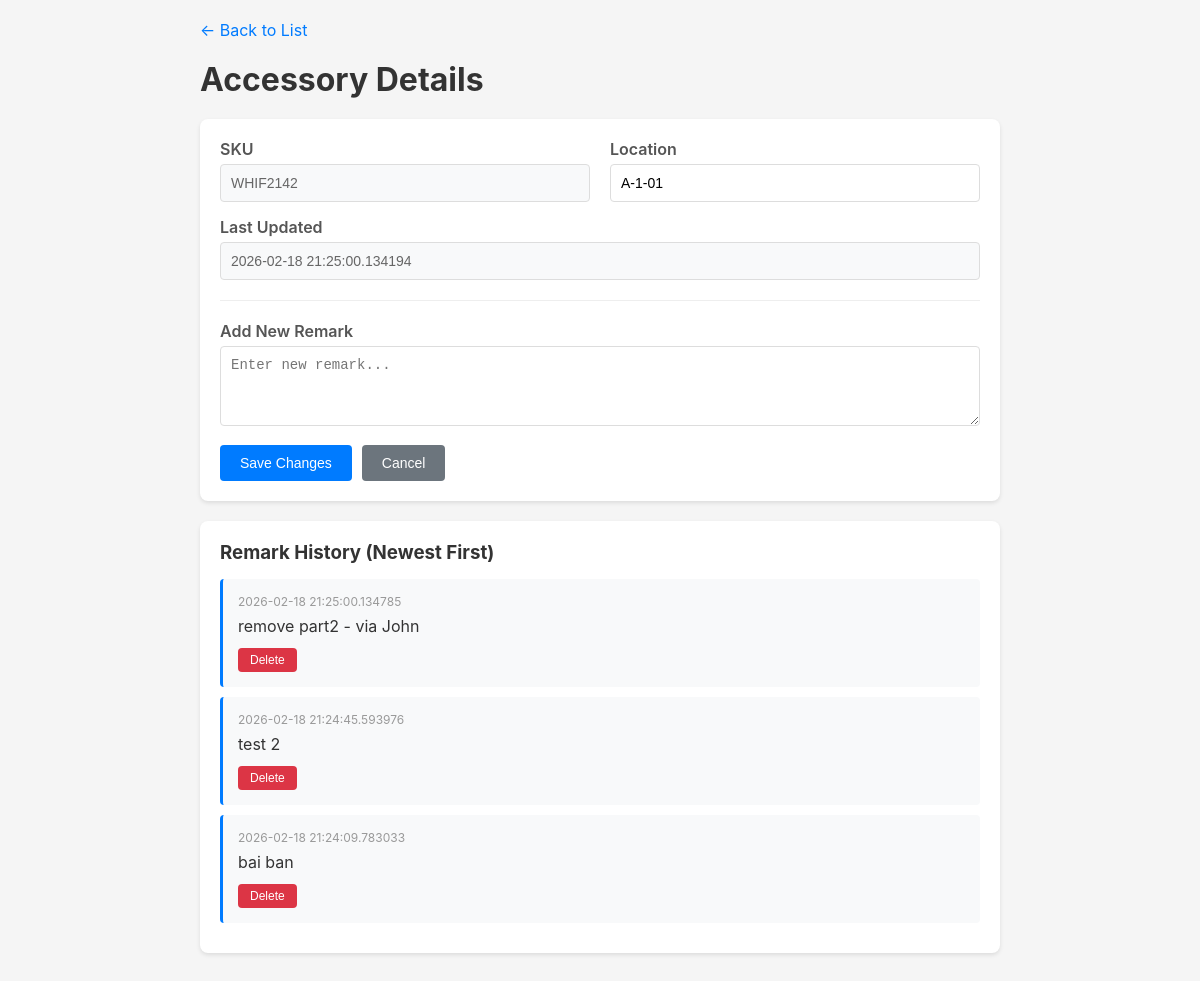
Page /detail/1 on the earlier database version.
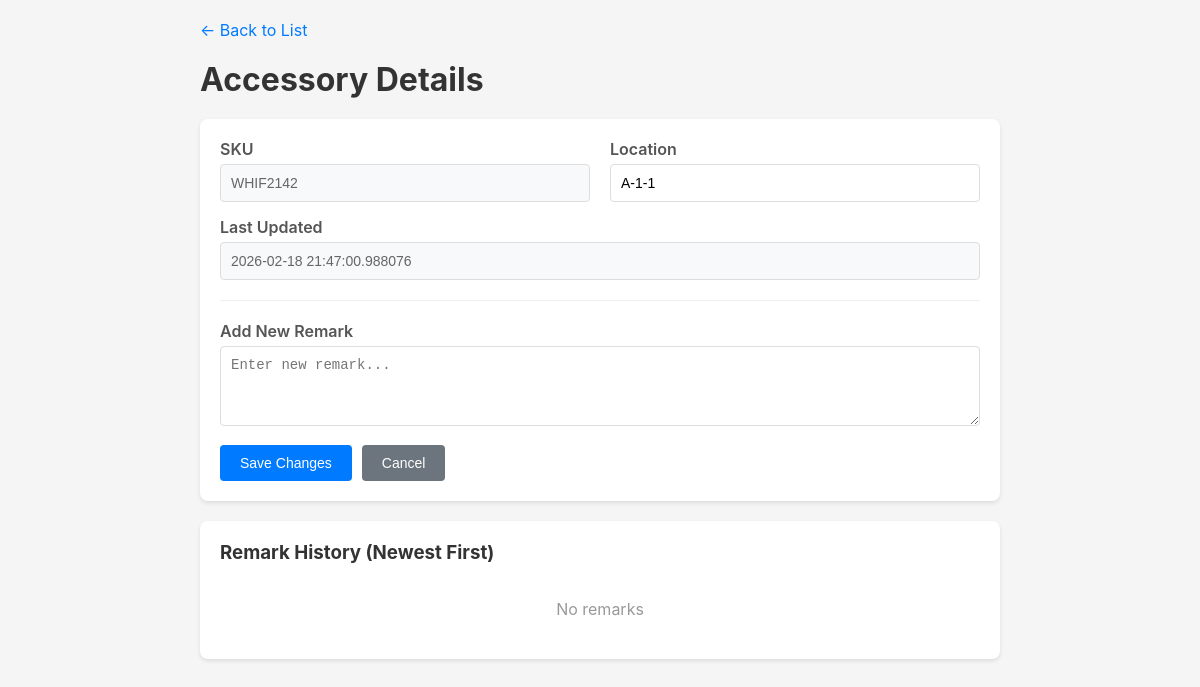
Same page on the later database version.
### tables this page shows
CREATE TABLE accessories (
            id INTEGER PRIMARY KEY AUTOINCREMENT,
            sku TEXT NOT NULL,
            location TEXT NOT NULL,
            updated_at TIMESTAMP DEFAULT CURRENT_TIMESTAMP
        );

CREATE TABLE remarks (
            id INTEGER PRIMARY KEY AUTOINCREMENT,
            accessory_id INTEGER NOT NULL,
            content TEXT NOT NULL,
            created_at TIMESTAMP DEFAULT CURRENT_TIMESTAMP,
            FOREIGN KEY (accessory_id) REFERENCES accessories(id) ON DELETE CASCADE
        );

### app.py (the view)
@app.route("/detail/<int:id>")
def detail(id):
    conn = get_db()
    cursor = conn.cursor()
    cursor.execute("SELECT * FROM accessories WHERE id = ?", (id,))
    accessory = cursor.fetchone()
    if not accessory:
        conn.close()
        return "Accessory not found", 404
    cursor.execute(
        """
        SELECT * FROM remarks
        WHERE accessory_id = ?
        ORDER BY created_at DESC
    """,
        (id,),
    )
    remarks = []
    for row in cursor.fetchall():
        remarks.append(
            {
                "id": row["id"],
                "content": row["content"],
                "created_at": row["created_at"],
            }
        )
    conn.close()
    return render_template("detail.html", accessory=dict(accessory), remarks=remarks)

### app.py (called while the page is built)
def get_db():
    conn = sqlite3.connect(DB_PATH)
    conn.row_factory = sqlite3.Row
    return conn

### templates/detail.html (shortened to what this page needs)
<!DOCTYPE html>
<html lang="en">
<head>
</head>
<body>
    <div class="container">
        <a href="{{ url_for('index') }}" class="back-link">← Back to List</a>
        <h1>Accessory Details</h1>
        <div class="card">
            <form action="{{ url_for('update_accessory', id=accessory.id) }}" method="post">
                <div class="info-row">
                    <div class="info-item">
                        <label>SKU</label>
                        <input type="text" value="{{ accessory.sku }}" readonly>
                    </div>
                    <div class="info-item">
                        <label>Location</label>
                        <input type="text" name="location" value="{{ accessory.location }}" required>
                    </div>
                </div>
                <div class="info-row">
                    <div class="info-item">
                        <label>Last Updated</label>
                        <input type="text" value="{{ accessory.updated_at }}" readonly>
                    </div>
                </div>
                <div class="add-remark">
                    <label>Add New Remark</label>
                    <textarea name="new_remark" placeholder="Enter new remark..."></textarea>
                </div>
                <div class="form-actions">
                    <button type="submit">Save Changes</button>
                    <a href="{{ url_for('index') }}">
                        <button type="button" class="btn-secondary">Cancel</button>
                    </a>
                </div>
            </form>
        </div>
        <div class="card remarks-section">
            <h3>Remark History (Newest First)</h3>
            {% if remarks %}
                {% for remark in remarks %}
                <div class="remark-item">
                    <div class="remark-time">{{ remark.created_at }}</div>
                    <div class="remark-content">{{ remark.content }}</div>
                    <div class="remark-actions">
                        <form action="{{ url_for('delete_remark', remark_id=remark.id) }}" method="post" style="display:inline;" onsubmit="return confirm('Delete this remark?');">
                            <button type="submit" class="btn-small btn-danger">Delete</button>
                        </form>
                    </div>
                </div>
                {% endfor %}
            {% else %}
                <div class="no-remarks">No remarks</div>
            {% endif %}
        </div>
    </div>
</body>
</html>

Differences in the rows shown:
removed remarks: created_at "2026-02-18 21:25:00.134785", content "remove part2 - via John"
removed remarks: created_at "2026-02-18 21:24:45.593976", content "test 2"
removed remarks: created_at "2026-02-18 21:24:09.783033", content "bai ban"
changed accessories "WHIF2142": location "A-1-01" → "A-1-1"; updated_at "2026-02-18 21:25:00.134194" → "2026-02-18 21:47:00.988076"
Other differences:
text now shown: "No remarks"
